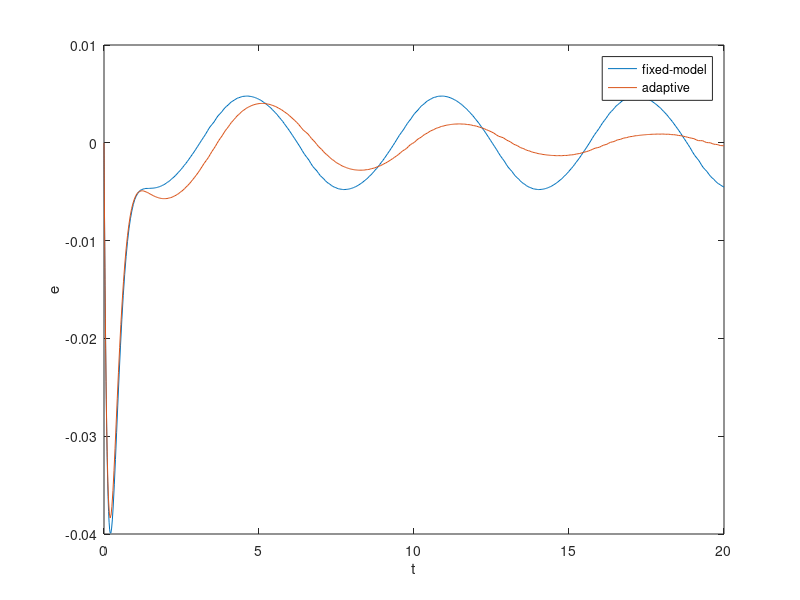

Write MATLAB code to recreate this figure.

function lab_adaptive_vs_fixed
  theta_true = [2.0; 0.4; 5.0];
  theta_nom  = [1.5; 0.2; 4.0];
  lam = 5.0; k_s = 10.0;
  Gamma = diag([5.0 5.0 5.0]);

  x0_fixed = [0; 0];                % [q; dq]
  x0_adapt = [0; 0; theta_nom];     % [q; dq; th1_hat; th2_hat; th3_hat]

  tspan = [0 20];

  [tF, xF] = ode45(@(t,x) rhs_fixed(t,x,theta_true,theta_nom,lam,k_s), tspan, x0_fixed);
  [tA, xA] = ode45(@(t,x) rhs_adapt(t,x,theta_true,Gamma,lam,k_s),      tspan, x0_adapt);

  qF = xF(:,1);
  qA = xA(:,1);

  [qdF, ~, ~] = desired_traj(tF);
  [qdA, ~, ~] = desired_traj(tA);

  eF = qF - qdF;
  eA = qA - qdA;

  figure; plot(tF, eF, tA, eA);
  xlabel('t'); ylabel('e');
  legend('fixed-model','adaptive');
end

function [qd, dqd, ddqd] = desired_traj(t)
  A = 0.5; omega = 1.0;
  qd   = A .* sin(omega .* t);
  dqd  = A .* omega .* cos(omega .* t);
  ddqd = -A .* omega.^2 .* sin(omega .* t);
end

function dx = rhs_fixed(t,x,theta_true,theta_nom,lam,k_s)
  q  = x(1); dq = x(2);
  [qd,dqd,ddqd] = desired_traj(t);
  e  = q - qd;
  de = dq - dqd;
  dq_r  = dqd - lam * e;
  ddq_r = ddqd - lam * de;
  s   = dq - dq_r;
  Y   = [ddq_r; dq_r; sin(q)];
  tau = Y' * theta_nom - k_s * s;
  dx  = [dq; plant_accel(theta_true,q,dq,tau)];
end

function dx = rhs_adapt(t,x,theta_true,Gamma,lam,k_s)
  q  = x(1); dq = x(2);
  th_hat = x(3:5);
  [qd,dqd,ddqd] = desired_traj(t);
  e  = q - qd;
  de = dq - dqd;
  dq_r  = dqd - lam * e;
  ddq_r = ddqd - lam * de;
  s   = dq - dq_r;
  Y   = [ddq_r; dq_r; sin(q)];
  tau = Y' * th_hat - k_s * s;
  ddq = plant_accel(theta_true,q,dq,tau);
  dth = -Gamma * (Y * s);
  dx  = [dq; ddq; dth];
end

function ddq = plant_accel(theta,q,dq,tau)
  theta1 = theta(1); theta2 = theta(2); theta3 = theta(3);
  ddq = (tau - theta2 * dq - theta3 * sin(q)) / theta1;
end
